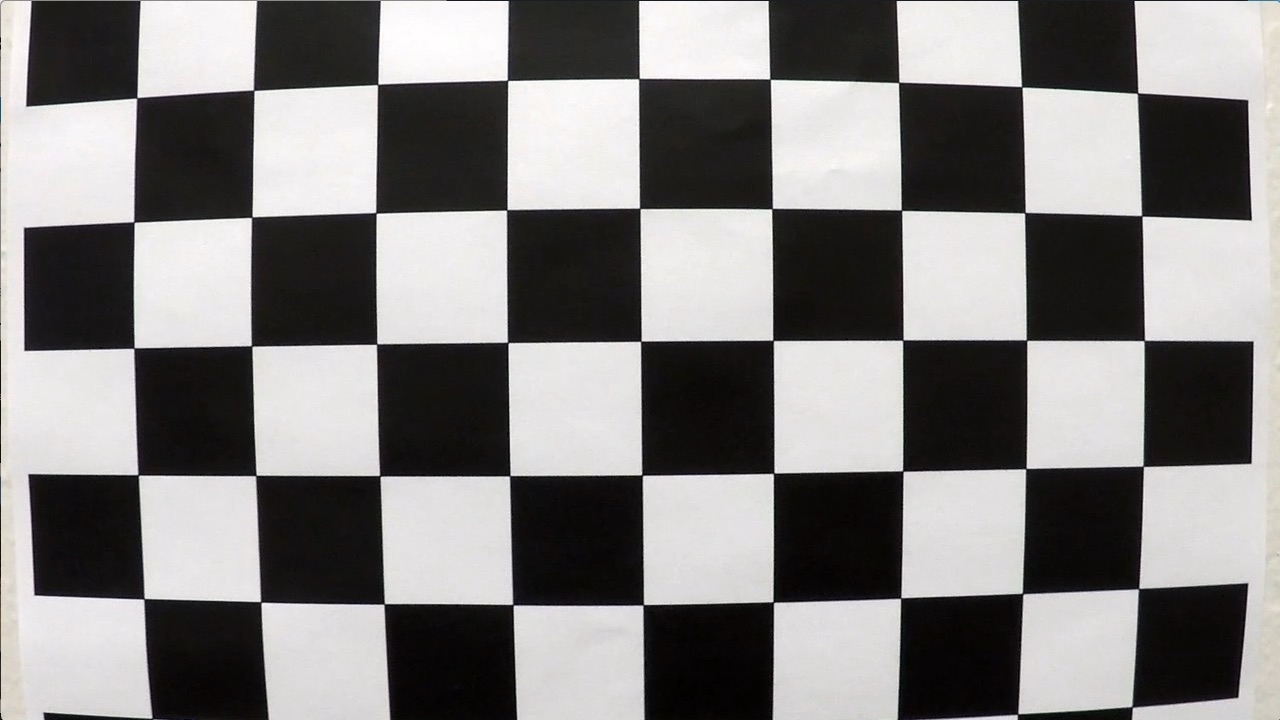
#> input picture camera_cal/calibration1.jpg, 1280 x 720 px; its folder holds 4 pictures in this run
$ python P4.py   (older library calls are emulated)
#> lines starting #> are read from the running program, lines starting #| are printed output that depends on the picture

# coding: utf-8

# # **Advanced Finding of Lane Lines on the Road**
# ***
# In this project, I am applying the tools learned to identify lane lines on the road, using following steps:
# 1. Camera calibration
# 2. Distortion correction
# 3. Color & Gradient threshold
# 4. Perspective transform
# 5. Detect lane lines
# 6. Determine the lane curvature

# In[1]:

I_AM_IN_JUPYTER = True
SCRATCH_IMAGE_DIR = 'C:\\Work\\ScratchImages'  # only used when exporting into .py, and setting I_AM_IN_JUPYTER=False
SCRATCH_IMAGE_NUM = 0

if I_AM_IN_JUPYTER:
    get_ipython().magic('matplotlib inline')
else:
    # use non-interactive back-end to avoid images from popping up
    # See: http://stackoverflow.com/questions/9622163/save-plot-to-image-file-instead-of-displaying-it-using-matplotlib-so-it-can-be
    from matplotlib import use
    use('Agg')

#importing some useful packages

import matplotlib.pyplot as plt
import matplotlib.image as mpimg
import numpy as np
import cv2
import os
import math
import pickle
from skimage import exposure
from tqdm import tqdm
from collections import deque
import glob


# In[2]:

# some global utility functions, mainly for visualization

# function to show a plot or write it to disk, depending if I am running in a jupyter notebook or not
def my_plt_show():
    global I_AM_IN_JUPYTER, SCRATCH_IMAGE_NUM, f_html, f_url
    plt.show()
    if I_AM_IN_JUPYTER == False:
        # at start
        if SCRATCH_IMAGE_NUM == 0:
            # clean out the scratch image dir
            files = glob.glob(SCRATCH_IMAGE_DIR+'\\*')
            for f in files:
                os.remove(f)
            # open 'all.html' that displays all the images written
            f_html = open(SCRATCH_IMAGE_DIR+'\\all.html', 'w')
            f_url  = 'file:///'+SCRATCH_IMAGE_DIR+'\\all.html'
            f_html.write('<html>\n')
            # webbrowser.open_new(f_url) # open it in new window of default web-browser

        # save all images to a scratch dir
        fname = 'img_{:04d}.jpg'.format(SCRATCH_IMAGE_NUM)
        plt.savefig(SCRATCH_IMAGE_DIR+'\\'+fname)
        fig = plt.gcf() # get reference to the current figure
        plt.close(fig)  # and close it
        f_html.write('<img src="'+fname+'" /> <br />\n')
        f_html.flush() # flush it directly to disk, for debug purposes.
        # webbrowser.open(f_url, new=0) # refresh the page
        SCRATCH_IMAGE_NUM += 1
    plt.gcf().clear() # clear the fig

# function to show an image with title
# [23 lines left out: functions show_image, show_histogram, not called in this run]

# function to plot original & modifed images side-by-side
def plot_orig_and_changed_image(image1, description1='Original Image',
                                image2=None, description2='Changed Image',
                                file_out=None):
    f, (ax1, ax2) = plt.subplots(1, 2, figsize=(24, 9))
    f.tight_layout()
    if image1.ndim == 3 and image1.shape[2] ==3:
        ax1.imshow(image1)
    else:
        ax1.imshow(image1.squeeze(), cmap='gray')
    ax1.set_title(description1, fontsize=50)

    if image2 is not None:
        if image2.ndim == 3 and image2.shape[2] == 3:
            ax2.imshow(image2)
        else:
            ax2.imshow(image2.squeeze(), cmap='gray')
        ax2.imshow(image2, cmap='gray')
        ax2.set_title(description2, fontsize=50)

    plt.subplots_adjust(left=0., right=1, top=0.9, bottom=0.)
    my_plt_show()

    if file_out is not None:
        f.savefig(file_out)
        print('Writen file: '+file_out)

    plt.close(f)

# function to draw straight lines on top of an rgb image
def draw_lines_on_image(img, lines, color=[255, 0, 0], thickness=2):
    """
    This function draws `lines` with `color` and `thickness` on an rgb image.
    Lines are drawn on the image inplace (mutates the image).
    """
    for line in lines:
        p1 = line[0]
        p2 = line[1]
        cv2.line(img, p1, p2, color, thickness)


# # 1. Camera Calibration

# In[3]:

# prepare object points
nx = 9 # The number of inside corners in x
ny = 6 # The number of inside corners in y

# Make a list of calibration images
file_dir = "camera_cal"
file_dir_out = "camera_cal_output"
files = os.listdir(file_dir)

# termination criteria
criteria = (cv2.TERM_CRITERIA_EPS + cv2.TERM_CRITERIA_MAX_ITER, 30, 0.001)

# prepare object points, like (0,0,0), (1,0,0), (2,0,0) ....,(6,5,0)
objp = np.zeros((ny*nx,3), np.float32)
objp[:,:2] = np.mgrid[0:nx,0:ny].T.reshape(-1,2) # x, y coordinates

# Arrays to store object points and image points from all the images.
objpoints = [] # 3d point in real world space
imgpoints = [] # 2d points in image plane.

print('Finding chessboard in calibration images')
for file in files:
    file_in=file_dir+"/"+file
    file_out=file_dir_out+"/Corners_on_"+file

    image = mpimg.imread(file_in)
#> image is the input picture: shape (720, 1280, 3); mean R, G, B 130.1, 128.4, 127.8

    # Convert to grayscale
    gray = cv2.cvtColor(image, cv2.COLOR_RGB2GRAY)

    # Find the chessboard corners
    ret, corners = cv2.findChessboardCorners(gray, (nx, ny), None)
#> ret = False; corners = None

    # If found
    # - draw corners
    # - append object points & image points to storage arrays
    if ret == True:
        objpoints.append(objp)    # note: same for all calibration images !
        imgpoints.append(corners)

        # Draw and display the corners
        image2 = np.copy(image)
        cv2.drawChessboardCorners(image2, (nx, ny), corners, ret)
        plot_orig_and_changed_image(image1=image , description1=file,
                                    image2=image2, description2='With Corners',
                                    file_out=file_out)
    else:
        plot_orig_and_changed_image(image1=image, description1=file,
                                    image2=None , description2=None)


# In[4]:

print('Calibrating the Camera')
# Calibrate the camera
ret, mtx, dist, rvecs, tvecs = cv2.calibrateCamera(objpoints,
                                                   imgpoints,
                                                   gray.shape[::-1],
                                                   None, None)

# Save the calibrated camera data
pickle_file = 'calibrated_camera.pickle'

try:
    with open(pickle_file, 'wb') as pfile:
        pickle.dump(
            {
                'ret': ret,
                'mtx': mtx,
                'dist': dist,
                'rvecs': rvecs,
                'tvecs': tvecs,
            },
            pfile, pickle.HIGHEST_PROTOCOL)
except Exception as e:
    print('Unable to save data to', pickle_file, ':', e)
    raise

print('Cached calibrated camera data in pickle file: '+pickle_file)


# # 2. Distortion Correction

# In[5]:

pickle_file = 'calibrated_camera.pickle'
print('Reading calibration data from pickle file: '+pickle_file)

with open(pickle_file, 'rb') as f:
    pickle_data    = pickle.load(f)
    ret    = pickle_data['ret']
    mtx    = pickle_data['mtx']
    dist   = pickle_data['dist']
    rvecs  = pickle_data['rvecs']
    tvecs  = pickle_data['tvecs']
    del pickle_data  # Free up memory

def undistort(image):
    return cv2.undistort(image, mtx, dist, None, mtx)


# In[6]:

print('Testing the Calibrated Camera')

# Make a list of test images
file_dir = "camera_cal"
file_dir_out = "camera_cal_output"
files = os.listdir(file_dir)

for file in files:
    file_in=file_dir+"/"+file
    file_out=file_dir_out+"/Distortion_Correction_"+file

    image = mpimg.imread(file_in)

    dst = undistort(image)

    plot_orig_and_changed_image(image1=image , description1=file,
                               image2=dst, description2='Distortion Corrected',
                               file_out=file_out)
#> in my_plt_show (call 5), `plt.show()`:
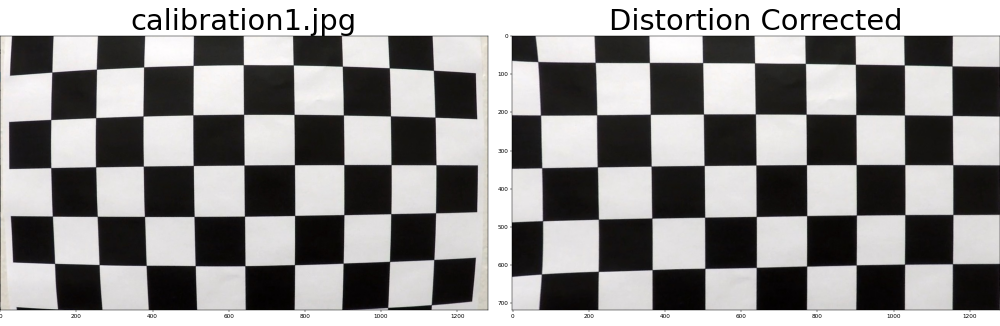
#> figure drawn by matplotlib, 2 panels


# #  3. Color & Gradient threshold

# In[7]:

# function to convert RGB image to grayscale
# [479 lines left out: functions grayscale, find_edges_with_canny, adaptive_gaussian_threshold, crop_binary_image, binary_to_rgb, abs_sobel_thresh and 4 more, not called in this run]


# # 4. Perspective transform

# In[8]:

# Width of target Image for perspective transform
IWP = 2 # Image Width Perspective (IWP) factor
#> IWP = 2

# Interactively find the 4 corner points that will be used as the source points
file_in="test_images/straight_lines1.jpg"
#file_in="test_images/challenge_video_output0001.jpg"
#file_in="test_images/harder_challenge_video_output0001.jpg"
#file_in="test_images/harder_challenge_video_output0193.jpg"
img = mpimg.imread(file_in)
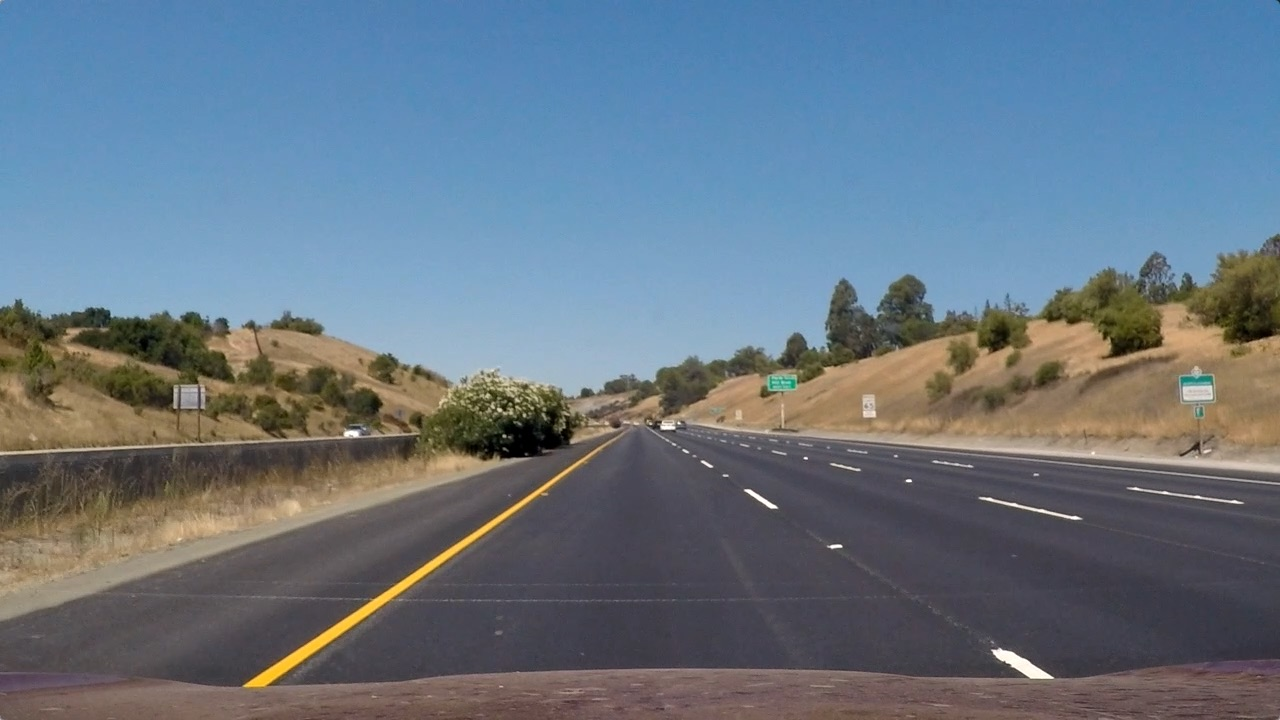
#> input picture test_images/straight_lines1.jpg, 1280 x 720 px
#> img is the input picture: shape (720, 1280, 3); mean R, G, B 103.2, 117.7, 131.2

image = np.copy(img)
# distortion correct the image
image = undistort(image)

# source points
p1 = ( 723,            475) # top right
p2 = (1110, image.shape[0]) # bottom right
p3 = ( 204, image.shape[0]) # bottom left
p4 = ( 562,            475) # top left

# draw source lines on the image in red
src_lines = [[p1,p2], [p2,p3], [p3,p4], [p4,p1]]
draw_lines_on_image(image, src_lines, color=[255, 0, 0], thickness=2)

# destination points
correctX = 100 # To get straight line straight...
dp1 = (p2[0]-correctX,              0) # top right
dp2 = (p2[0]-correctX, image.shape[0]) # bottom right
dp3 = (p3[0]+correctX, image.shape[0]) # bottom left
dp4 = (p3[0]+correctX,              0) # top left

# draw destination lines on the image in green
dst_lines = [[dp1,dp2], [dp2,dp3], [dp3,dp4], [dp4,dp1]]
draw_lines_on_image(image, dst_lines, color=[0, 255, 0], thickness=2)
#> call 2 of draw_lines_on_image, with thickness = 2
#> after the loop in draw_lines_on_image (call 2), `for line in lines:`:
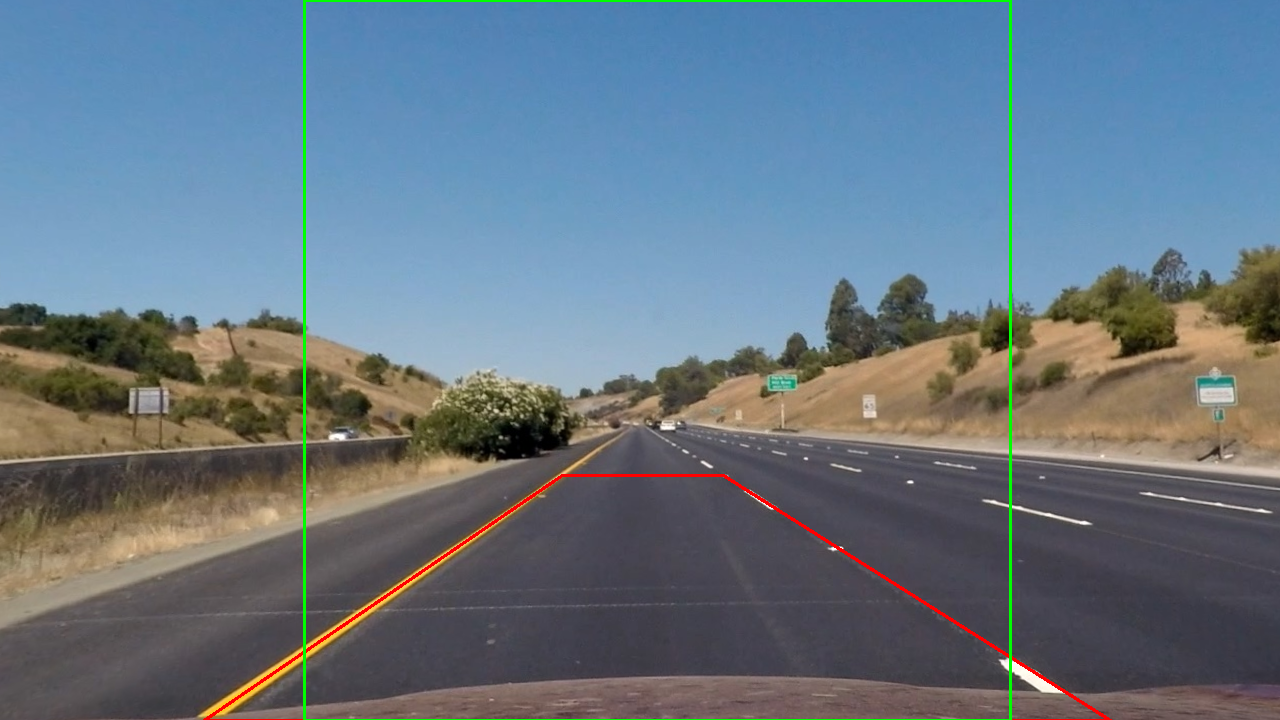
#> img: shape (720, 1280, 3); mean R, G, B 102.8, 118.5, 130.2

fig = plt.figure(figsize=(15,15))
ax = fig.gca()
ax.set_xticks(np.arange(0, image.shape[1], 50))
ax.set_yticks(np.arange(0, image.shape[0], 50))
plt.imshow(image)
plt.grid(True)

# ------------------------------------------------------------------------
# Set perspective transform and un-transform matrices
img_size = (image.shape[1], image.shape[0])

# four source coordinates
src = np.float32([p1,p2,p3,p4])

# four desired coordinates
if IWP == 1:
    # image size of perspective the same
    shiftX = 0
else:
    # image size of perspective is IWP factor wider
    # shift destination lines to the center of target image
    shiftX = int(0.25*IWP*img.shape[1])
#> shiftX = 640
dp1 = (dp1[0]+shiftX, dp1[1])
#> dp1 = (1650, 0)
dp2 = (dp2[0]+shiftX, dp2[1])
#> dp2 = (1650, 720)
dp3 = (dp3[0]+shiftX, dp3[1])
#> dp3 = (944, 720)
dp4 = (dp4[0]+shiftX, dp4[1])
#> dp4 = (944, 0)

dst = np.float32([dp1,dp2,dp3,dp4])
#> dst = [[1650, 0], [1650, 720], [944, 720], [944, 0]]


# compute the perspective transform, M
M = cv2.getPerspectiveTransform(src, dst)

# compute the inverse perspective transform, Minv
Minv = cv2.getPerspectiveTransform(dst, src)

# Define a function that does the actual warping
def warp(img):
    if IWP == 1:
        # image size of perspective the same
        img_size = (img.shape[1], img.shape[0])
    else:
        # image size of perspective is IWP factor wider
        img_size = (IWP*img.shape[1], img.shape[0])
#> img_size = (2560, 720)

    # create warped image, using linear interpolation
    warped = cv2.warpPerspective(img, M, img_size, flags=cv2.INTER_LINEAR)
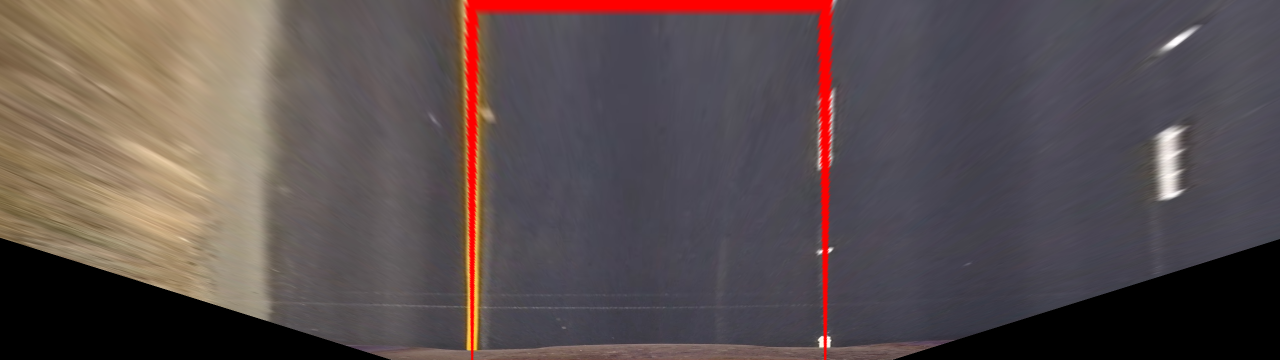
#> warped: shape (720, 2560, 3) (shown at 1/2 size); mean R, G, B 90.7, 79, 79.1
    return warped

# Define a function that does the actual unwarping
# [11 lines left out: function unwarp, not called in this run]

# As a test, warp the image, show the grid
image = np.copy(img)
# draw source lines on the image in red
draw_lines_on_image(image, src_lines, color=[255, 0, 0], thickness=2)
# now warp it
warped = warp(image)
# draw destination lines on the warped image in green
# shift dst_lines to center of target image to take care of different sizes (IWP)
for i in range(len(dst_lines)):
    p1=dst_lines[i][0]
    p2=dst_lines[i][1]
    p1 = (p1[0]+shiftX, p1[1]) # shift first point of line in X direction
    p2 = (p2[0]+shiftX, p2[1]) # shift second point of line in X direction
    dst_lines[i][0] = p1
    dst_lines[i][1] = p2
#> this loop made 4 passes
#> (p1, p2) on passes 1 to 4: ((1650, 0), (1650, 720)), ((1650, 720), (944, 720)), ((944, 720), (944, 0)), ((944, 0), (1650, 0))
#> after the loop, dst_lines = [[(1650, 0), (1650, 720)], [(1650, 720), (944, 720)], [(944, 720), (944, 0)], [(944, 0), (1650, 0)]]
draw_lines_on_image(warped, dst_lines, color=[0, 255, 0], thickness=2)
fig = plt.figure(figsize=(15,15))
ax = fig.gca()
ax.set_xticks(np.arange(0, warped.shape[1], 100))
ax.set_yticks(np.arange(0, warped.shape[0], 50))
plt.imshow(warped)
plt.grid(True)


# # 5. Detect lane lines

# In[9]:

# Parameters that control the sliding windows convolution
WINDOW_WIDTH = 80
WINDOW_HEIGHT = 40
MARGIN = 100 # How much to slide left and right for searching

# acceptance criteria for windows during search over pixels in warped image.
MIN_CONVSIGNAL = 10  # if window of convolution has signal lower than this value, it will be rejected


# [929 lines left out: functions window_mask, find_window_centroids, find_pixels_in_lane_windows, find_pixels_around_best_fit, map_on_th_image, map_from_th_image and 6 more, not called in this run]

# Define a class to receive the characteristics of each line detection
class Line():
    def __init__(self):
        self.reset()

    def reset(self):
        # 0  if last line was detected
        # >0 number of subsequent undetected lines
        self.num_undetected = 0

        # data for each the last n fits of the line:
        self.xfits          = deque([],N_FITS)   # x values
        self.yfits          = deque([],N_FITS)   # y values
        self.fits           = deque([],N_FITS)   # polynomial coefficients
        self.rads           = deque([],N_FITS)   # radius of curvature at bottom
        self.rads_top       = deque([],N_FITS)   # radius of curvature at top
        self.car_dists      = deque([],N_FITS)   # distance in meters of vehicle center from the line
        self.car_angles     = deque([],N_FITS)   # angle at car
        self.car_angles_top = deque([],N_FITS)   # angle at top

        # averaged data over the last n fits of the line:
        self.best_xfit          = None           # x location in pixels of best fit
        self.best_yfit          = None           # y location in pixels of best fit
        self.best_fit           = None           # polynomial coefficients
        self.best_rad           = None           # radius of curvature at car
        self.best_rad_top       = None           # radius of curvature at top
        self.best_car_dist      = None           # distance in meters of vehicle center from the line
        self.best_car_angle     = None           # angle at car
        self.best_car_angle_top = None           # angle at top


# function to keep track of line detection history
# [138 lines left out: functions update_line, process_image, not called in this run]


# # Test on Videos
#
# We can test our solution on three provided videos:
# - project_video.mp4
# - challenge_video.mp4
# - harder_challenge_video.mp4

# In[11]:

#----------------------------------------------------------
# global variables used by the processing
N_FITS = 2 # number of detected lines that we save
#N_FITS = 1 # number of detected lines that we save

# activate best fit pixels during polynomial calculation
ACTIVATE_BEST_FIT_PIXELS = True

# use canny to get rid of smudges
USE_CANNY = False

# Parameters to crop out some crappy pixels at the borders
X_CROP = 0

# patchy - hardcoded image sizes, but that is ok for our application
IMAGE_HEIGHT        = 720
IMAGE_WIDTH         = 1280
WARPED_IMAGE_HEIGHT = IMAGE_HEIGHT
WARPED_IMAGE_WIDTH  = IWP*IMAGE_WIDTH
#> WARPED_IMAGE_WIDTH = 2560
CROP_LEFT  = X_CROP
CROP_RIGHT = IMAGE_WIDTH-X_CROP
CROP_BOT   = 695 # crop away hood
CROP_TOP   = 0
if IWP != 1: # width is changed during perspective transform
    CROP_RIGHT = IWP*IMAGE_WIDTH - X_CROP
#> CROP_RIGHT = 2560

# start locations of lines at bottom of graph if no line found yet
LEFT_START = 925
RIGHT_START = 1590

# acceptance criteria for lane detection compared to best fit
MAX_CAR_DIST               = 2.5   # in m, max allowed lane distance to car center
MAX_CAR_DIST_SUM           = 4.5   # in m, max allowed distance at car between lanes
MAX_XFIT_CHANGE            = 1.0   # in m, max allowed change in horizontal lane shift (max value along line)
DIST_LANES_TARGET          = 3.7   # in m
MIN_DIST_BETWEEN_LANES     = 2.0   # in m
MAX_DIST_BETWEEN_LANES     = 6.0   # in m (in warped space...)
MAX_DIFF_OF_MAX_AND_MIN_DIST_BETWEEN_LANES = 2.5 # in m
#MAX_DIFF_LANES_FROM_TARGET = 3.0   # in m, max allowed difference from target
MIN_CURVATURE              = 25    # in m. Minimum allowed curvature
MAX_DIFF_ANGLES_BETWEEN_LANES = 10  # max difference in angles between left & right lanes, at top & at car

# reset individual lines best fit and start over after a number of subsequent failures
MAX_FAILURES = 15 # eg. it takes 20 frames to get under the bridge in Challenge Video

# reset if both lanes fail a number of times in a row
MAX_FAILURES_BOTH   = 3

# Define conversions in x and y from pixels space to meters
ym_per_pix = 30/720 # meters per pixel in y dimension
xm_per_pix = DIST_LANES_TARGET/700 # meters per pixel in x dimension


l_Line = Line() # to keep track of left line history
r_Line = Line() # to keep track of right line history
frame=0
f_changes = None # file to write debug information about detection changes
fname_changes = 'detection_changes.txt'

# this activates search around best fit.
# Always leave on, unless you want to debug new window search logic
search_around_best_fit=True
#----------------------------------------------------------

# for debugging only:
show_all        = False
show_histograms = False
verbose         = False
show_windows    = False
show_final      = False
debug_lanes     = False

# Import everything needed to edit/save/watch video clips
from moviepy.editor import VideoFileClip
from IPython.display import HTML

project_video_output = 'videoProject.mp4'
#> (the run stopped early here; a loop or call above may not have finished)
